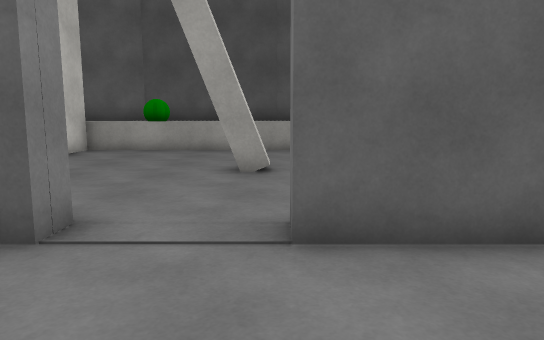
[1] (above)

17 first-person views from a walk through a 3-D level made in the Unity game engine. The camera is 1.3 m above the floor, tilts 8° down and sees 70° across. The floor is counted in squares, 1 m on a side. Each view is taken from the middle of a square. On the plan, view 1 faces up. The plan holds only what a view shows up to about 16 squares ahead; the rest is blank. The place goes on beyond the plan. The player is left out. Door leaves are left out, so doorways stand open. Surface patterns are stand-ins for the level's own textures.

[2]
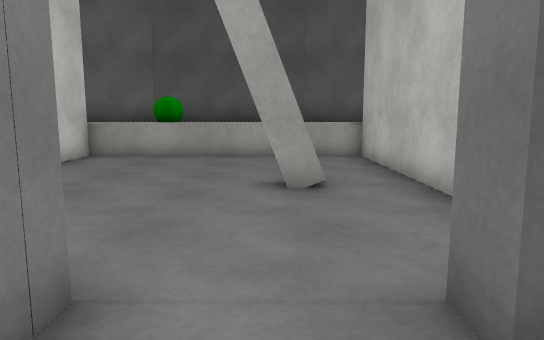

[3]
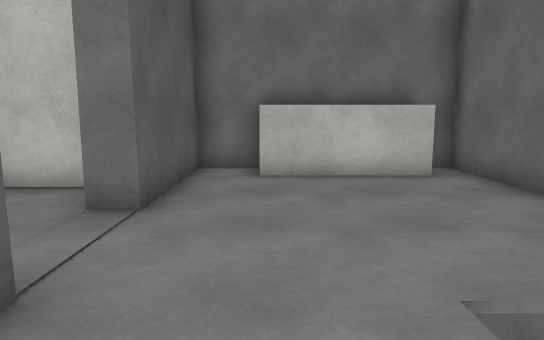

[4]
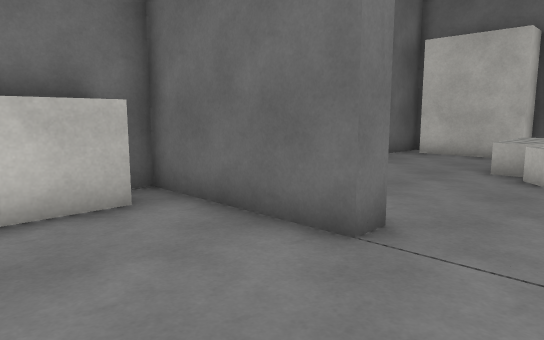

[5]
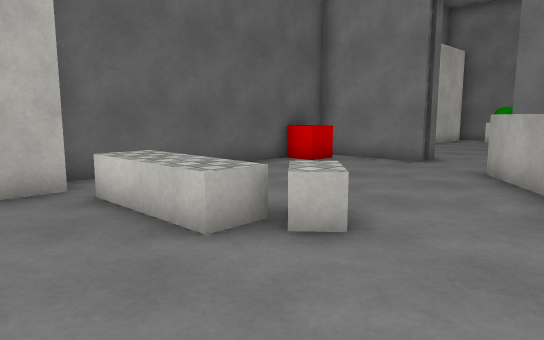

[6]
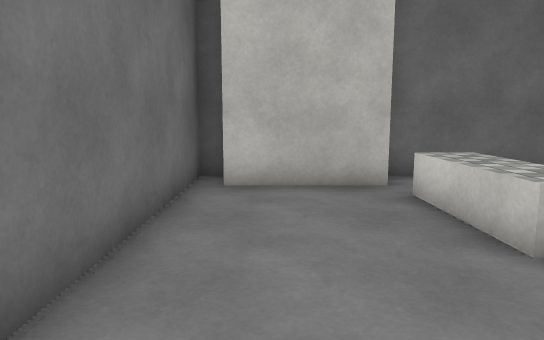

[7]
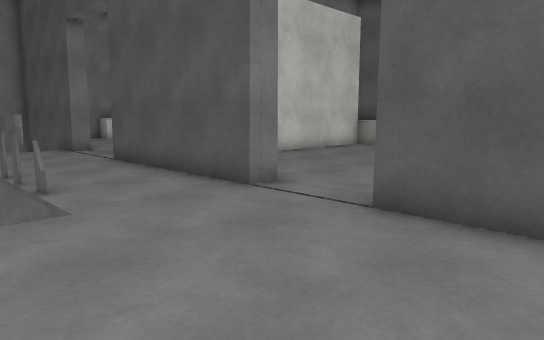

[8]
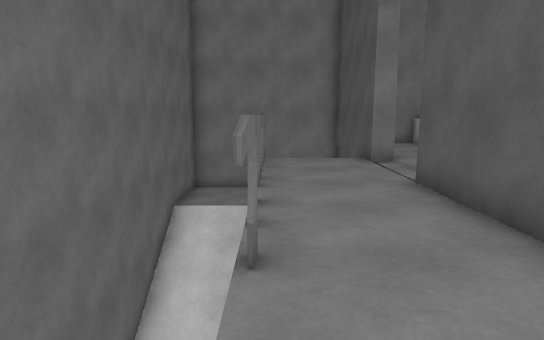

[9]
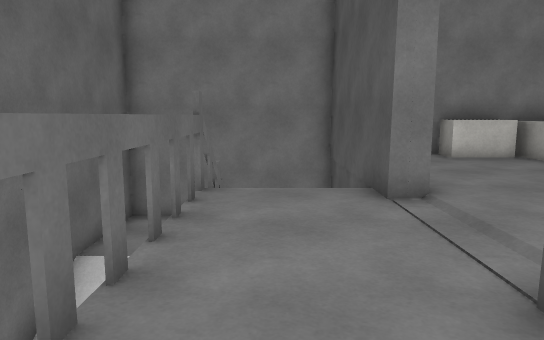

[10]
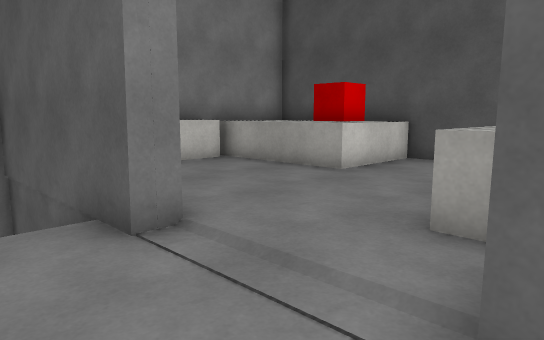

[11]
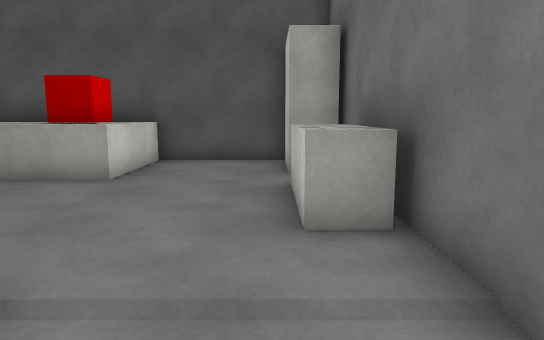

[12]
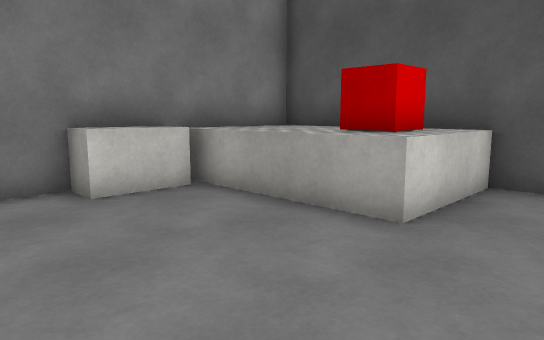

[13]
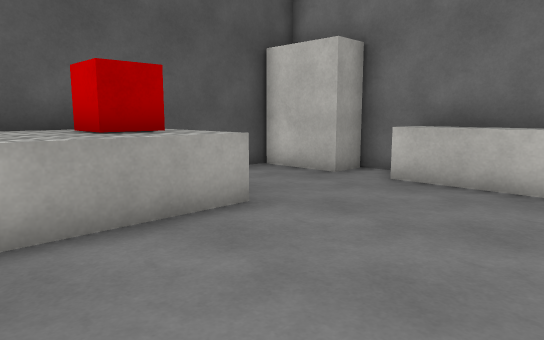

[14]
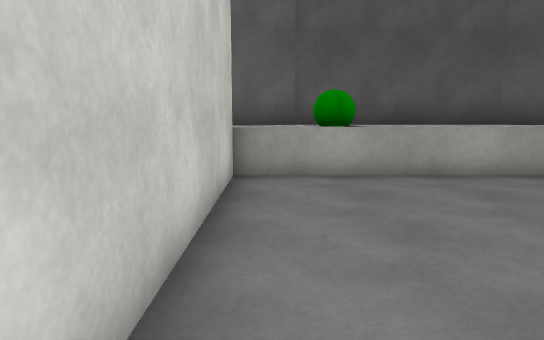

[15]
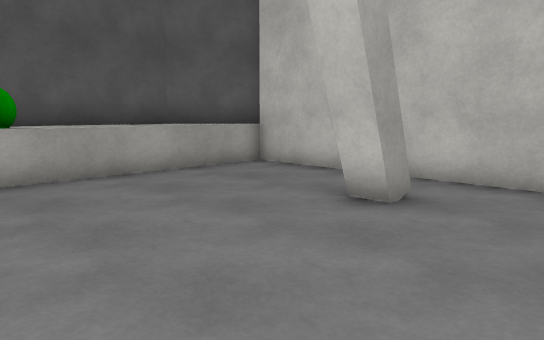

[16]
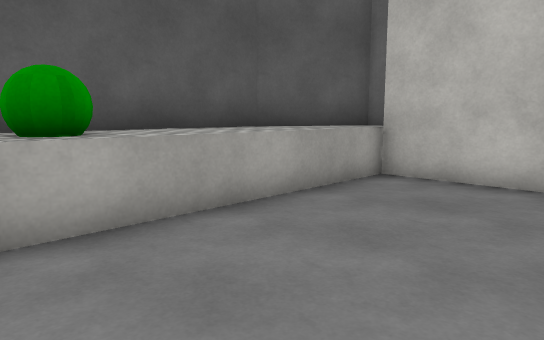

[17]
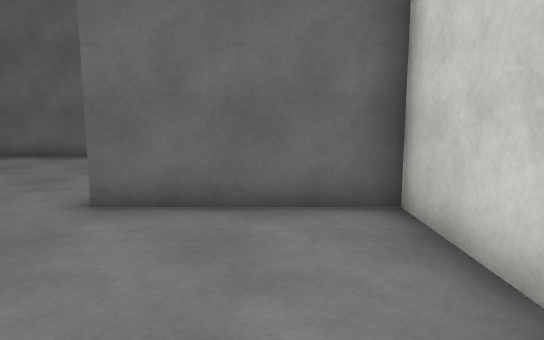

### Floor plan
Key: @ floor where view 1 was taken; # wall or solid block; x gap in a wall; . main floor; - floor 2 m lower than the main floor; / step, stairs or slope; D open door; ^ raised ledge; B green ball; L block; C red cube.
Columns run from 18 left of view 1 to 5 right of it. Each row starts with its distance up from view 1.
 17             ########
 16            ^^BB^^^^^^^
 15            ^^BB^^^^^^#
 14            #........#
 13 ############........#
 12 ^^^^C^..L  #........#
 11 ^^^CC^..L ##........#
 10 ^^^^^^...L##........#
  9 #L.......^##.....#..#
  8 LL.......^##........#
  7 #........^##........#
  6 #........^##........#
  5 #.  ......##........#
  4 #######...#  ###...#####
  3 #    /.................#
  2 #    /................^#
  1 #  ###xxx#x ///.......^D
  0 #---/////       ..@...^D
 -1 #---/////        .....^#
 -2 #---//////       ......#
 -3 ##########       ..#####
 -4                  ...
 -5                  ... .
 -6                 .....
 -7           # /..........#
 -8          ........LL....#
 -9       ^...........^....#
-10     ......#...... ^....#
-11     ....  #.....  ^....#
-12           #.C..   .#####
-13           ##C#######  ##

Positions as (right, up) in squares from view 1, and headings:
1: (0, 0), facing up
2: (-1, 2), facing up
3: (-5, 2), facing right
4: (-2, 1), facing down-right
5: (3, -5), facing down-left
6: (3, -5), facing down
7: (3, -1), facing up-left
8: (-1, 1), facing left
9: (-6, 2), facing left
10: (-8, 2), facing up-left
11: (-10, 2), facing up
12: (-11, 5), facing up-left
13: (-17, 5), facing up-right
14: (-6, 6), facing up
15: (-6, 6), facing up-right
16: (-6, 10), facing up-right
17: (-5, 10), facing down
